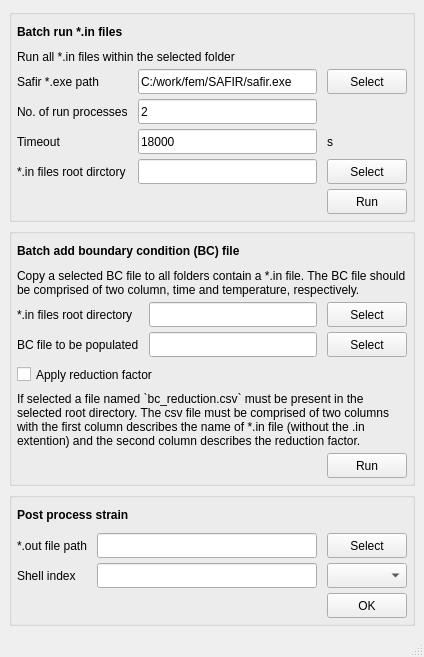
<?xml version="1.0" encoding="UTF-8"?>
<ui version="4.0">
 <class>MainWindow</class>
 <widget class="QMainWindow" name="MainWindow">
  <property name="geometry">
   <rect>
    <x>0</x>
    <y>0</y>
    <width>424</width>
    <height>657</height>
   </rect>
  </property>
  <property name="minimumSize">
   <size>
    <width>90</width>
    <height>25</height>
   </size>
  </property>
  <property name="windowTitle">
   <string>MainWindow</string>
  </property>
  <widget class="QWidget" name="centralwidget">
   <layout class="QVBoxLayout" name="verticalLayout">
    <item>
     <widget class="QGroupBox" name="groupBox_2">
      <layout class="QGridLayout" name="gridLayout_2">
       <property name="leftMargin">
        <number>5</number>
       </property>
       <property name="topMargin">
        <number>5</number>
       </property>
       <property name="rightMargin">
        <number>5</number>
       </property>
       <property name="bottomMargin">
        <number>5</number>
       </property>
       <property name="horizontalSpacing">
        <number>10</number>
       </property>
       <property name="verticalSpacing">
        <number>5</number>
       </property>
       <item row="1" column="0" colspan="3">
        <widget class="QLabel" name="label_batch_run_description">
         <property name="text">
          <string>Run all *.in files within the selected folder</string>
         </property>
         <property name="wordWrap">
          <bool>true</bool>
         </property>
        </widget>
       </item>
       <item row="5" column="1">
        <widget class="QLineEdit" name="lineEdit_batch_run_in_safir_input_folder">
         <property name="minimumSize">
          <size>
           <width>100</width>
           <height>25</height>
          </size>
         </property>
         <property name="maximumSize">
          <size>
           <width>16777215</width>
           <height>25</height>
          </size>
         </property>
        </widget>
       </item>
       <item row="4" column="2">
        <widget class="QLabel" name="label_batch_run_in_timeout_unit">
         <property name="text">
          <string>s</string>
         </property>
        </widget>
       </item>
       <item row="4" column="0">
        <widget class="QLabel" name="label_batch_run_in_timeout">
         <property name="minimumSize">
          <size>
           <width>0</width>
           <height>25</height>
          </size>
         </property>
         <property name="maximumSize">
          <size>
           <width>16777215</width>
           <height>25</height>
          </size>
         </property>
         <property name="text">
          <string>Timeout</string>
         </property>
        </widget>
       </item>
       <item row="2" column="2">
        <widget class="QPushButton" name="pushButton_batch_run_in_safir_exe_path">
         <property name="minimumSize">
          <size>
           <width>0</width>
           <height>25</height>
          </size>
         </property>
         <property name="maximumSize">
          <size>
           <width>16777215</width>
           <height>25</height>
          </size>
         </property>
         <property name="text">
          <string>Select</string>
         </property>
        </widget>
       </item>
       <item row="0" column="0" colspan="3">
        <widget class="QLabel" name="label_batch_run_title">
         <property name="sizePolicy">
          <sizepolicy hsizetype="Preferred" vsizetype="Preferred">
           <horstretch>0</horstretch>
           <verstretch>25</verstretch>
          </sizepolicy>
         </property>
         <property name="minimumSize">
          <size>
           <width>0</width>
           <height>25</height>
          </size>
         </property>
         <property name="maximumSize">
          <size>
           <width>16777215</width>
           <height>25</height>
          </size>
         </property>
         <property name="text">
          <string>&lt;b&gt;Batch run *.in files&lt;b&gt;</string>
         </property>
        </widget>
       </item>
       <item row="4" column="1">
        <widget class="QLineEdit" name="lineEdit_batch_run_in_timeout">
         <property name="minimumSize">
          <size>
           <width>0</width>
           <height>25</height>
          </size>
         </property>
         <property name="maximumSize">
          <size>
           <width>16777215</width>
           <height>25</height>
          </size>
         </property>
         <property name="text">
          <string>18000</string>
         </property>
         <property name="placeholderText">
          <string>seconds</string>
         </property>
        </widget>
       </item>
       <item row="2" column="0">
        <widget class="QLabel" name="label_batch_run_in_safir_exe_path">
         <property name="text">
          <string>Safir *.exe path</string>
         </property>
        </widget>
       </item>
       <item row="5" column="0">
        <widget class="QLabel" name="label_batch_run_in_safir_input_folder">
         <property name="text">
          <string>*.in files root dirctory</string>
         </property>
        </widget>
       </item>
       <item row="3" column="1">
        <widget class="QLineEdit" name="lineEdit_batch_run_in_processes">
         <property name="minimumSize">
          <size>
           <width>0</width>
           <height>25</height>
          </size>
         </property>
         <property name="maximumSize">
          <size>
           <width>16777215</width>
           <height>25</height>
          </size>
         </property>
         <property name="text">
          <string>2</string>
         </property>
        </widget>
       </item>
       <item row="2" column="1">
        <widget class="QLineEdit" name="lineEdit_batch_run_in_safir_exe_path">
         <property name="minimumSize">
          <size>
           <width>100</width>
           <height>25</height>
          </size>
         </property>
         <property name="maximumSize">
          <size>
           <width>16777215</width>
           <height>25</height>
          </size>
         </property>
         <property name="text">
          <string>C:/work/fem/SAFIR/safir.exe</string>
         </property>
        </widget>
       </item>
       <item row="5" column="2">
        <widget class="QPushButton" name="pushButton_batch_run_in_safir_input_folder">
         <property name="minimumSize">
          <size>
           <width>0</width>
           <height>25</height>
          </size>
         </property>
         <property name="maximumSize">
          <size>
           <width>16777215</width>
           <height>25</height>
          </size>
         </property>
         <property name="text">
          <string>Select</string>
         </property>
        </widget>
       </item>
       <item row="6" column="2">
        <widget class="QPushButton" name="pushButton_batch_run_submit">
         <property name="minimumSize">
          <size>
           <width>60</width>
           <height>25</height>
          </size>
         </property>
         <property name="maximumSize">
          <size>
           <width>16777215</width>
           <height>25</height>
          </size>
         </property>
         <property name="text">
          <string>Run</string>
         </property>
        </widget>
       </item>
       <item row="3" column="0">
        <widget class="QLabel" name="label_batch_run_in_processes">
         <property name="minimumSize">
          <size>
           <width>0</width>
           <height>25</height>
          </size>
         </property>
         <property name="maximumSize">
          <size>
           <width>16777215</width>
           <height>25</height>
          </size>
         </property>
         <property name="text">
          <string>No. of run processes</string>
         </property>
        </widget>
       </item>
      </layout>
     </widget>
    </item>
    <item>
     <widget class="QGroupBox" name="gridGroupBox">
      <layout class="QGridLayout" name="gridLayout_3">
       <property name="leftMargin">
        <number>5</number>
       </property>
       <property name="topMargin">
        <number>5</number>
       </property>
       <property name="rightMargin">
        <number>5</number>
       </property>
       <property name="bottomMargin">
        <number>5</number>
       </property>
       <property name="horizontalSpacing">
        <number>10</number>
       </property>
       <property name="verticalSpacing">
        <number>5</number>
       </property>
       <item row="2" column="2">
        <widget class="QPushButton" name="pushButton_batchbc_root_dir">
         <property name="minimumSize">
          <size>
           <width>60</width>
           <height>25</height>
          </size>
         </property>
         <property name="maximumSize">
          <size>
           <width>16777215</width>
           <height>25</height>
          </size>
         </property>
         <property name="text">
          <string>Select</string>
         </property>
        </widget>
       </item>
       <item row="6" column="0" colspan="3">
        <widget class="QCheckBox" name="checkBox_batchbc_reduction_factor">
         <property name="minimumSize">
          <size>
           <width>0</width>
           <height>25</height>
          </size>
         </property>
         <property name="maximumSize">
          <size>
           <width>16777215</width>
           <height>25</height>
          </size>
         </property>
         <property name="text">
          <string>Apply reduction factor</string>
         </property>
        </widget>
       </item>
       <item row="2" column="1">
        <widget class="QLineEdit" name="lineEdit_batchbc_root_dir">
         <property name="minimumSize">
          <size>
           <width>0</width>
           <height>25</height>
          </size>
         </property>
         <property name="maximumSize">
          <size>
           <width>16777215</width>
           <height>25</height>
          </size>
         </property>
        </widget>
       </item>
       <item row="3" column="0">
        <widget class="QLabel" name="label_batchbc_bc_file">
         <property name="minimumSize">
          <size>
           <width>0</width>
           <height>25</height>
          </size>
         </property>
         <property name="maximumSize">
          <size>
           <width>16777215</width>
           <height>25</height>
          </size>
         </property>
         <property name="text">
          <string>BC file to be populated</string>
         </property>
        </widget>
       </item>
       <item row="2" column="0">
        <widget class="QLabel" name="label_batchbc_root_dir">
         <property name="minimumSize">
          <size>
           <width>0</width>
           <height>25</height>
          </size>
         </property>
         <property name="maximumSize">
          <size>
           <width>16777215</width>
           <height>25</height>
          </size>
         </property>
         <property name="text">
          <string>*.in files root directory</string>
         </property>
        </widget>
       </item>
       <item row="1" column="0" colspan="3">
        <widget class="QLabel" name="label_3">
         <property name="text">
          <string>Copy a selected BC file to all folders contain a *.in file. The BC file should be comprised of two column, time and temperature, respectively.</string>
         </property>
         <property name="wordWrap">
          <bool>true</bool>
         </property>
        </widget>
       </item>
       <item row="0" column="0" colspan="3">
        <widget class="QLabel" name="label_2">
         <property name="minimumSize">
          <size>
           <width>0</width>
           <height>25</height>
          </size>
         </property>
         <property name="maximumSize">
          <size>
           <width>16777215</width>
           <height>25</height>
          </size>
         </property>
         <property name="text">
          <string>&lt;html&gt;&lt;head/&gt;&lt;body&gt;&lt;p&gt;&lt;span style=&quot; font-weight:600;&quot;&gt;Batch add boundary condition (BC) file&lt;/span&gt;&lt;/p&gt;&lt;/body&gt;&lt;/html&gt;</string>
         </property>
        </widget>
       </item>
       <item row="3" column="1">
        <widget class="QLineEdit" name="lineEdit_batchbc_bc_file">
         <property name="minimumSize">
          <size>
           <width>0</width>
           <height>25</height>
          </size>
         </property>
         <property name="maximumSize">
          <size>
           <width>16777215</width>
           <height>25</height>
          </size>
         </property>
        </widget>
       </item>
       <item row="7" column="0" colspan="3">
        <widget class="QLabel" name="label_6">
         <property name="text">
          <string>If selected a file named `bc_reduction.csv` must be present in the selected root directory. The csv file must be comprised of two columns with the first column describes the name of *.in file (without the .in extention) and the second column describes the reduction factor.</string>
         </property>
         <property name="wordWrap">
          <bool>true</bool>
         </property>
        </widget>
       </item>
       <item row="3" column="2">
        <widget class="QPushButton" name="pushButton_batchbc_bc_file">
         <property name="minimumSize">
          <size>
           <width>60</width>
           <height>25</height>
          </size>
         </property>
         <property name="maximumSize">
          <size>
           <width>16777215</width>
           <height>25</height>
          </size>
         </property>
         <property name="text">
          <string>Select</string>
         </property>
        </widget>
       </item>
       <item row="8" column="2">
        <widget class="QPushButton" name="pushButton_batchbc_ok">
         <property name="minimumSize">
          <size>
           <width>60</width>
           <height>25</height>
          </size>
         </property>
         <property name="maximumSize">
          <size>
           <width>16777215</width>
           <height>25</height>
          </size>
         </property>
         <property name="text">
          <string>Run</string>
         </property>
        </widget>
       </item>
      </layout>
     </widget>
    </item>
    <item>
     <widget class="QGroupBox" name="groupBox">
      <property name="title">
       <string/>
      </property>
      <layout class="QGridLayout" name="gridLayout">
       <property name="leftMargin">
        <number>5</number>
       </property>
       <property name="topMargin">
        <number>5</number>
       </property>
       <property name="rightMargin">
        <number>5</number>
       </property>
       <property name="bottomMargin">
        <number>5</number>
       </property>
       <property name="horizontalSpacing">
        <number>10</number>
       </property>
       <property name="verticalSpacing">
        <number>5</number>
       </property>
       <item row="2" column="1">
        <widget class="QLineEdit" name="lineEdit_in_shell">
         <property name="sizePolicy">
          <sizepolicy hsizetype="MinimumExpanding" vsizetype="Fixed">
           <horstretch>0</horstretch>
           <verstretch>0</verstretch>
          </sizepolicy>
         </property>
         <property name="minimumSize">
          <size>
           <width>100</width>
           <height>25</height>
          </size>
         </property>
         <property name="maximumSize">
          <size>
           <width>16777215</width>
           <height>25</height>
          </size>
         </property>
        </widget>
       </item>
       <item row="2" column="0">
        <widget class="QLabel" name="label_in_shell">
         <property name="text">
          <string>Shell index</string>
         </property>
        </widget>
       </item>
       <item row="2" column="2">
        <widget class="QComboBox" name="comboBox_in_shell">
         <property name="minimumSize">
          <size>
           <width>0</width>
           <height>25</height>
          </size>
         </property>
         <property name="maximumSize">
          <size>
           <width>16777215</width>
           <height>25</height>
          </size>
         </property>
        </widget>
       </item>
       <item row="1" column="2">
        <widget class="QPushButton" name="pushButton_fp_out">
         <property name="minimumSize">
          <size>
           <width>0</width>
           <height>25</height>
          </size>
         </property>
         <property name="maximumSize">
          <size>
           <width>16777215</width>
           <height>25</height>
          </size>
         </property>
         <property name="text">
          <string>Select</string>
         </property>
        </widget>
       </item>
       <item row="3" column="2">
        <widget class="QPushButton" name="pushButton_ok">
         <property name="minimumSize">
          <size>
           <width>60</width>
           <height>25</height>
          </size>
         </property>
         <property name="maximumSize">
          <size>
           <width>16777215</width>
           <height>25</height>
          </size>
         </property>
         <property name="text">
          <string>OK</string>
         </property>
        </widget>
       </item>
       <item row="1" column="1">
        <widget class="QLineEdit" name="lineEdit_in_fp_out">
         <property name="sizePolicy">
          <sizepolicy hsizetype="MinimumExpanding" vsizetype="Fixed">
           <horstretch>0</horstretch>
           <verstretch>0</verstretch>
          </sizepolicy>
         </property>
         <property name="minimumSize">
          <size>
           <width>100</width>
           <height>25</height>
          </size>
         </property>
         <property name="maximumSize">
          <size>
           <width>16777215</width>
           <height>25</height>
          </size>
         </property>
        </widget>
       </item>
       <item row="1" column="0">
        <widget class="QLabel" name="label_in_fp_out">
         <property name="text">
          <string>*.out file path</string>
         </property>
        </widget>
       </item>
       <item row="0" column="0" colspan="3">
        <widget class="QLabel" name="label">
         <property name="minimumSize">
          <size>
           <width>0</width>
           <height>25</height>
          </size>
         </property>
         <property name="maximumSize">
          <size>
           <width>16777215</width>
           <height>25</height>
          </size>
         </property>
         <property name="text">
          <string>&lt;b&gt;Post process strain&lt;b&gt;</string>
         </property>
        </widget>
       </item>
      </layout>
     </widget>
    </item>
   </layout>
  </widget>
  <widget class="QMenuBar" name="menubar">
   <property name="geometry">
    <rect>
     <x>0</x>
     <y>0</y>
     <width>424</width>
     <height>22</height>
    </rect>
   </property>
  </widget>
  <widget class="QStatusBar" name="statusbar"/>
 </widget>
 <resources/>
 <connections/>
</ui>
